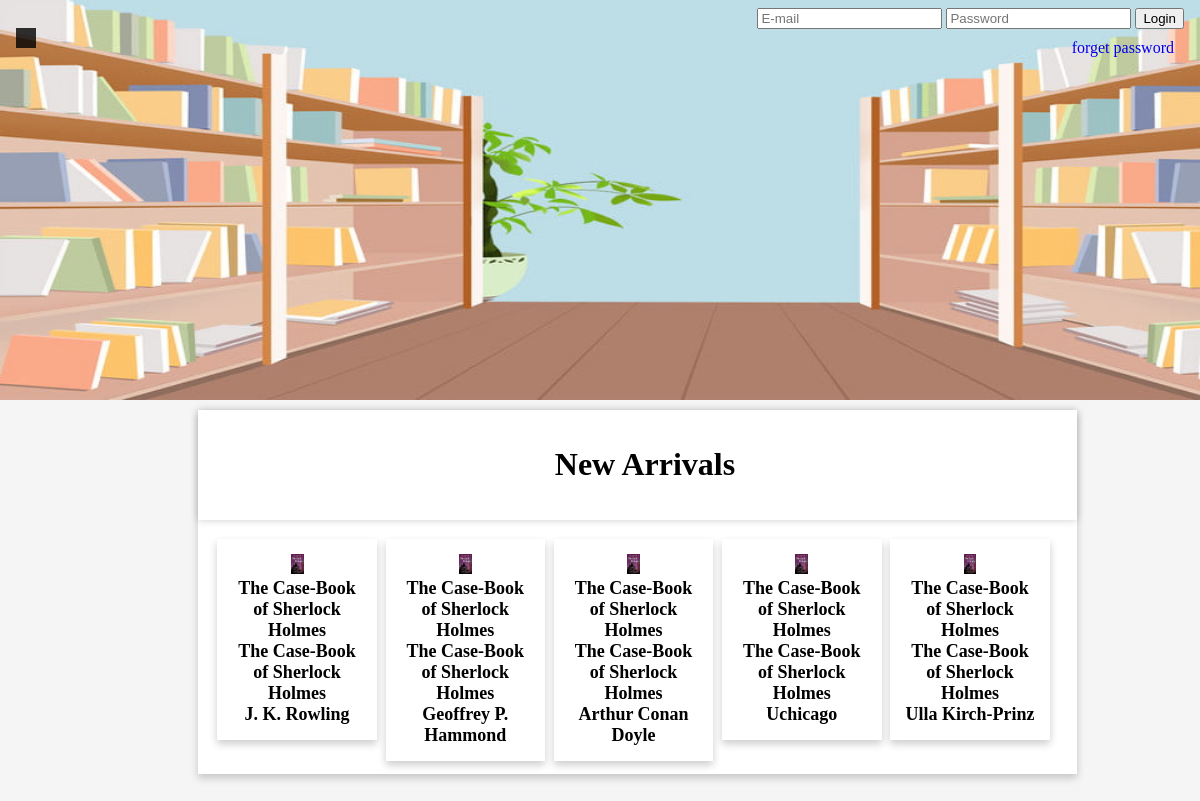
The page / on the database its author committed.
### tables this page shows
CREATE TABLE `inventory` (
  `IID` int(11) NOT NULL,
  `Name` varchar(200) DEFAULT NULL,
  `itemImgLoc` varchar(500) DEFAULT NULL,
  `pdfPath` varchar(500) DEFAULT NULL,
  `free` int(2) DEFAULT NULL,
  `Date` date DEFAULT NULL,
  `Published_Date` date DEFAULT NULL,
  `Description` varchar(500) DEFAULT NULL,
  `totalView` int(11) DEFAULT NULL,
  `totalDownload` int(11) DEFAULT NULL,
  `pubID` int(11) DEFAULT NULL,
  `A_ID` int(11) DEFAULT NULL,
  `CID` int(11) DEFAULT NULL
);

CREATE TABLE `author` (
  `AID` int(11) NOT NULL,
  `authorName` varchar(300) DEFAULT NULL
);

### index.php (the view, shortened to what this page needs)
<?php
    require('header.php');
    require('config.php');
        $output = "";
        $sqlBook = "SELECT i.Name, A.authorName, i.itemImgLoc,  i.IID FROM inventory AS i , book AS b , author AS a WHERE i.IID = b.IID ORDER BY i.totalDownload ASC LIMIT 5;";
        $bookQuery = mysqli_query($con, $sqlBook);
        $bookData = mysqli_num_rows($bookQuery);
        if ($bookData > 0){
            while ($bookArray = mysqli_fetch_assoc($bookQuery)){
                $bookName = $bookArray['Name'];
                $bookAuthor = $bookArray['authorName'];
                $bookImg = $bookArray['itemImgLoc'];
                $output .=  "<div class=\"card_column\"><div class=\"card\">
                            <img src=\"$bookImg\" alt=\"$bookName\">
                            <div><label>$bookName</label></div>
                            <div><label></label></div>
                            <div><label>$bookName</label></div>
                            <div><label>$bookAuthor</label></div>
                            </div>
                        </div>";
            }
        }
        else{
        header("Location: ./index.php?error=search");
        }
?>
    <div class="column micro"></div>
        <div class="column large">
            <div class="card set">
                <div class="card title">
                    <h1>New Arrivals</h1>
                </div>
                <div class="row">
                        <?php echo $output; ?>
                </div>
            </div>
        </div>
</body>
</html>

### css/main.css (style rules this page uses)
body { background-color: whitesmoke; margin: 0px; font-family: 'Times New Roman', Times, serif; }
.column { float: left; padding: 10px; }
.column.micro { width: 10%; }
.column.large { width: 80%; text-align: center; }
.row:after { content: ""; display: table; clear: both; }
.card { background-color: #fff; box-shadow: 0 4px 8px 0 rgba(0, 0, 0, 0.2); transition: 0.3s; width: 100%; padding: 15px; }
label { font-weight: bold; font-size: 18px; }
.card_column { float: left; margin: 0.5%; width: 15%; padding: 15px; height: 200px; }
.card_column img { height: 20px; }
.card.set { margin-left: 5%; width: 90%; padding-top: 0; padding-left: 0; margin-bottom: 30px; }
.card.title { background-color: #fff; box-shadow: 0 0 8px 0 rgba(0, 0, 0, 0.2); width: 100%; padding-right: 0px; }

### rows shown on the page
inventory: itemImgLoc (picture), Name "The Case-Book of Sherlock Holmes", author.authorName "J. K. Rowling", author.authorName "Geoffrey P. Hammond", A_ID.authorName "Arthur Conan Doyle", author.authorName "Uchicago", author.authorName "Ulla Kirch-Prinz"
